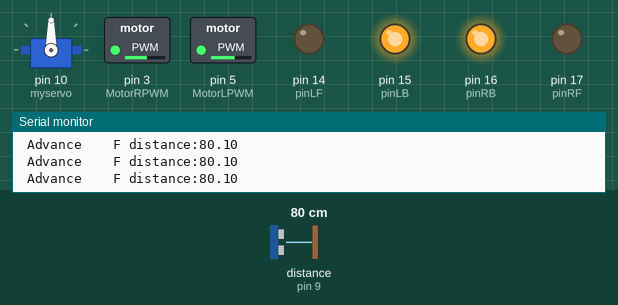
The sketch below on a simulated Arduino Uno, built with avr-gcc and run on an emulated ATmega328P. Shown: servo, switched loads named in the sketch (green lamp = pin HIGH), output pins drawn as LEDs (lit = HIGH), the last lines printed to the serial monitor. Wiring (inferred from the names in the program): ultrasonic range finder: trigger pin 8; echo pin 9. Dashed ring = blinking. The test bench sets the inputs (shaded band); at power-on: distance to the obstacle (sensor on pin 9) 80 cm. The echo pulse lasts 58.3 µs per cm; pins used as bus, display or sensor lines are not drawn.

Above: at 1.2 s.
1.3 s: distance to the obstacle (sensor on pin 9) set to 28 cm
2.8 s: distance to the obstacle (sensor on pin 9) set to 22 cm
At 4.5 s:
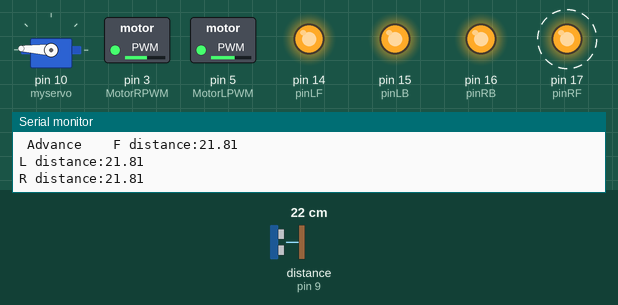
5.8 s: distance to the obstacle (sensor on pin 9) set to 35 cm
At 6.54 s:
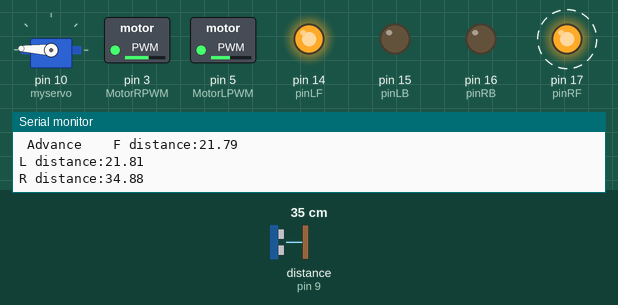
8.3 s: distance to the obstacle (sensor on pin 9) set to 2 cm
At 9.7 s:
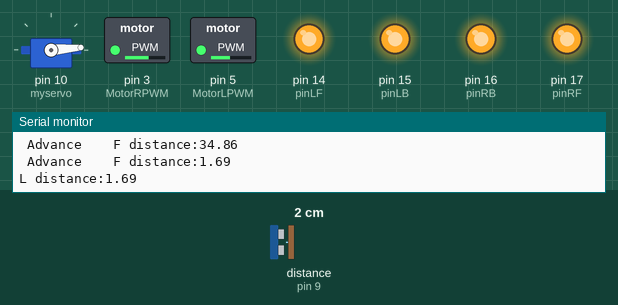
11.3 s: distance to the obstacle (sensor on pin 9) set to 120 cm
At 12.3 s:
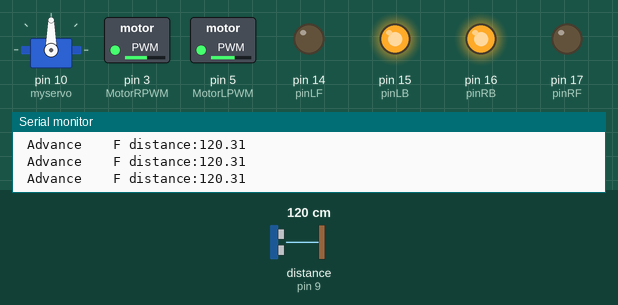
12.8 s: distance to the obstacle (sensor on pin 9) set to 4 cm
At 16.6 s:
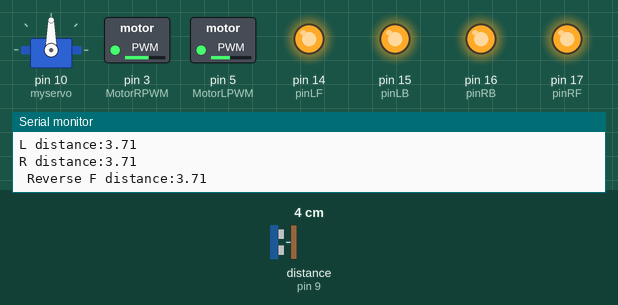
Timing chart, 0 to 16.8 s (numbered marks = the images above; inputs shaded):
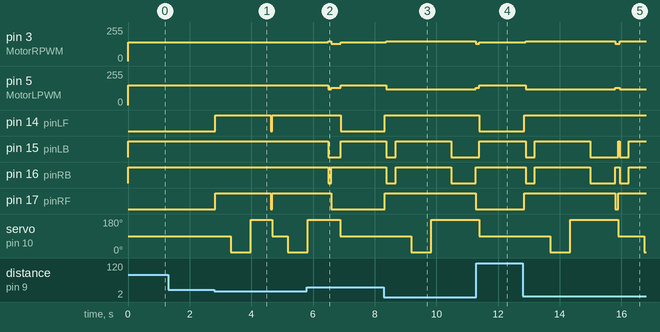

The sketch:

ChaoShengBoBZ.ino
```cpp
//基于慧净电子ARDUINO智能小车、小白龟机器人、蓝牙智能车、HL-1智能小车
//配套视频教程下载网站：http://www.hjmcu.com
//http://www.hlmcu.com
//交流论坛：http://hjdz.haotui.com
//交流QQ群：264506746
//超声波智能避障车程序（ARDUINO）
//    L = 左
//    R = 右
//    F = 前
//    B = 後

#include <Servo.h>
int pinLB=15;     // 定義15腳位 左後
int pinLF=14;     // 定義14腳位 左前

int pinRB=16;    // 定義16腳位 右前
int pinRF=17;    // 定義17腳位 右後

int MotorRPWM=3;
int MotorLPWM=5;

int inputPin = 9;  // 定義超音波信號接收腳位
int outputPin =8;  // 定義超音波信號發射腳位

int Fspeedd = 0;      // 前速
int Rspeedd = 0;      // 右速
int Lspeedd = 0;      // 左速
int directionn = 0;   // 前=8 後=2 左=4 右=6
Servo myservo;        // 設 myservo
int delay_time = 500; // 伺服馬達轉向後的穩定時間

int Fgo = 8;         // 前進
int Rgo = 6;         // 右轉
int Lgo = 4;         // 左轉
int Bgo = 2;         // 倒車

void setup()
 {
  Serial.begin(9600);     // 定義馬達輸出腳位
  pinMode(pinLB,OUTPUT); // 腳位 8 (PWM)
  pinMode(pinLF,OUTPUT); // 腳位 9 (PWM)
  pinMode(pinRB,OUTPUT); // 腳位 10 (PWM)
  pinMode(pinRF,OUTPUT); // 腳位 11 (PWM)

  pinMode(MotorLPWM,  OUTPUT);  // 腳位 3 (PWM)
  pinMode(MotorRPWM,  OUTPUT);  // 腳位 5 (PWM)

  pinMode(inputPin, INPUT);    // 定義超音波輸入腳位
  pinMode(outputPin, OUTPUT);  // 定義超音波輸出腳位

  myservo.attach(10);    // 定義伺服馬達輸出第10腳位(PWM)
 }
void advance(int a)     // 前進
    {
     digitalWrite(pinRB,HIGH);  // 使馬達（右後）動作
     digitalWrite(pinRF,LOW);
     analogWrite(MotorRPWM,140);//左右马达速度不同时可修改参数
     digitalWrite(pinLB,HIGH);  // 使馬達（左後）動作
     digitalWrite(pinLF,LOW);
     analogWrite(MotorLPWM,150);//左右马达速度不同时可修改参数
     delay(a * 50);
    }

void right(int b)        //右轉(單輪)
    {
     digitalWrite(pinRB,LOW);   //使馬達（右後）動作
     digitalWrite(pinRF,HIGH);
     analogWrite(MotorRPWM,200);
     digitalWrite(pinLB,HIGH);
     digitalWrite(pinLF,HIGH);
     delay(b * 100);
    }
void left(int c)         //左轉(單輪)
    {
     digitalWrite(pinRB,HIGH);
     digitalWrite(pinRF,HIGH);
     digitalWrite(pinLB,LOW);   //使馬達（左後）動作
     digitalWrite(pinLF,HIGH);
     analogWrite(MotorLPWM,200);
     delay(c * 100);
    }

void turnR(int d)        //右轉(雙輪)
    {
     digitalWrite(pinRB,LOW);  //使馬達（右後）動作
     digitalWrite(pinRF,HIGH);
     analogWrite(MotorRPWM,130);
     digitalWrite(pinLB,HIGH);
     digitalWrite(pinLF,LOW);  //使馬達（左前）動作
     analogWrite(MotorLPWM,130);
     delay(d * 50);
    }

void turnL(int e)        //左轉(雙輪)
    {
     digitalWrite(pinRB,HIGH);
     digitalWrite(pinRF,LOW);   //使馬達（右前）動作
     analogWrite(MotorRPWM,130);
     digitalWrite(pinLB,LOW);   //使馬達（左後）動作
     digitalWrite(pinLF,HIGH);
     analogWrite(MotorLPWM,130);
     delay(e * 50);
    }
void stopp(int f)         //停止
    {
     digitalWrite(pinRB,HIGH);
     digitalWrite(pinRF,HIGH);
     digitalWrite(pinLB,HIGH);
     digitalWrite(pinLF,HIGH);
     delay(f * 50);
    }

void back(int g)          //後退
    {

     digitalWrite(pinRB,LOW);  //使馬達（右後）動作
     digitalWrite(pinRF,HIGH);
     analogWrite(MotorRPWM,150);
     digitalWrite(pinLB,LOW);  //使馬達（左後）動作
     digitalWrite(pinLF,HIGH);
     analogWrite(MotorLPWM,120);
     delay(g * 100);
    }

void detection()        //測量3個角度(0.90.179)
    {
      int delay_time = 150;   // 伺服馬達轉向後的穩定時間
      ask_pin_F();            // 讀取前方距離

     if(Fspeedd < 10)         // 假如前方距離小於10公分
      {
      stopp(1);               // 清除輸出資料
      back(3);                // 後退 0.3秒
      }

      if(Fspeedd < 25)         // 假如前方距離小於25公分
      {
        stopp(10);               // 清除輸出資料
        ask_pin_L();            // 讀取左方距離
        delay(delay_time);      // 等待伺服馬達穩定
        ask_pin_R();            // 讀取右方距離
        delay(delay_time);      // 等待伺服馬達穩定


        if(Lspeedd < Fspeedd)   //假如 左邊距離小於前邊距離
        {
         directionn = Fgo;      //向前走
        }

       if(Rspeedd < Fspeedd)   //假如 右邊距離小於前邊距離
        {
         directionn =  Fgo;      //向前走
        }

      if(Lspeedd > Rspeedd)   //假如 左邊距離大於右邊距離
        {
         directionn = Rgo;      //向左走
        }

        if(Lspeedd < Rspeedd)   //假如 左邊距離小於右邊距離
        {
         directionn = Lgo;      //向右走
        }

        if (Lspeedd < 15 && Fspeedd < 15)   //假如 左邊距離和前方距離皆小於15公分
        {

         directionn = Lgo;      //向右走
        }

        if (Rspeedd < 15 && Fspeedd < 15)   //假如 右邊距離和前方距離和皆小於15公分
        {

         directionn = Rgo;      //向左走
        }

        if (Lspeedd < 15 && Rspeedd < 15)   //假如 左邊距離和右邊距離皆小於15公分
        {

         directionn = Bgo;      //向後走
        }
      }

      else                      //假如前方不小於(大於)25公分
      {
        directionn = Fgo;        //向前走
      }

    }
void ask_pin_F()   // 量出前方距離
    {
      myservo.write(90);
      digitalWrite(outputPin, LOW);   // 讓超聲波發射低電壓2μs
      delayMicroseconds(2);
      digitalWrite(outputPin, HIGH);  // 讓超聲波發射高電壓10μs，這裡至少是10μs
      delayMicroseconds(10);
      digitalWrite(outputPin, LOW);    // 維持超聲波發射低電壓
      float Fdistance = pulseIn(inputPin, HIGH);  // 讀差相差時間
      Fdistance= Fdistance/5.8/10;       // 將時間轉為距離距离（單位：公分）
      Serial.print("F distance:");      //輸出距離（單位：公分）
      Serial.println(Fdistance);         //顯示距離
      Fspeedd = Fdistance;              // 將距離 讀入Fspeedd(前速)
    }
 void ask_pin_L()   // 量出左邊距離
    {
      myservo.write(5);
      delay(delay_time);
      digitalWrite(outputPin, LOW);   // 讓超聲波發射低電壓2μs
      delayMicroseconds(2);
      digitalWrite(outputPin, HIGH);  // 讓超聲波發射高電壓10μs，這裡至少是10μs
      delayMicroseconds(10);
      digitalWrite(outputPin, LOW);    // 維持超聲波發射低電壓
      float Ldistance = pulseIn(inputPin, HIGH);  // 讀差相差時間
      Ldistance= Ldistance/5.8/10;       // 將時間轉為距離距离（單位：公分）
      Serial.print("L distance:");       //輸出距離（單位：公分）
      Serial.println(Ldistance);         //顯示距離
      Lspeedd = Ldistance;              // 將距離 讀入Lspeedd(左速)
    }
void ask_pin_R()   // 量出右邊距離
    {
      myservo.write(177);
      delay(delay_time);
      digitalWrite(outputPin, LOW);   // 讓超聲波發射低電壓2μs
      delayMicroseconds(2);
      digitalWrite(outputPin, HIGH);  // 讓超聲波發射高電壓10μs，這裡至少是10μs
      delayMicroseconds(10);
      digitalWrite(outputPin, LOW);    // 維持超聲波發射低電壓
      float Rdistance = pulseIn(inputPin, HIGH);  // 讀差相差時間
      Rdistance= Rdistance/5.8/10;       // 將時間轉為距離距离（單位：公分）
      Serial.print("R distance:");       //輸出距離（單位：公分）
      Serial.println(Rdistance);         //顯示距離
      Rspeedd = Rdistance;              // 將距離 讀入Rspeedd(右速)
    }

void loop()
 {
    myservo.write(90);  //讓伺服馬達回歸 預備位置 準備下一次的測量
    detection();        //測量角度 並且判斷要往哪一方向移動

   if(directionn == 2)  //假如directionn(方向) = 2(倒車)
   {
     back(8);                    //  倒退(車)
     turnL(2);      //些微向左方移動(防止卡在死巷裡)

     Serial.print(" Reverse ");   //顯示方向(倒退)
   }
   if(directionn == 6)           //假如directionn(方向) = 6(右轉)
   {
     back(1);
     turnR(6);                   // 右轉
     Serial.print(" Right ");    //顯示方向(左轉)
   }
   if(directionn == 4)          //假如directionn(方向) = 4(左轉)
   {
     back(1);
     turnL(6);                  // 左轉
     Serial.print(" Left ");     //顯示方向(右轉)
   }
   if(directionn == 8)          //假如directionn(方向) = 8(前進)
   {
    advance(1);                 // 正常前進
    Serial.print(" Advance ");   //顯示方向(前進)
    Serial.print("   ");
   }
 }
```

Measured:
- the behaviour switches between 26 and 25 cm on distance to the obstacle (sensor on pin 9) (found by bisection; images 0 and 1)
- after the input at 2.8 s, pin 14 (pinLF), pin 17 (pinRF): LOW → HIGH at once, → LOW 1.8 s later, → HIGH 0.05 s later; servo on pin 10 (myservo): 90° → 5° after 0.53 s, → 177° 0.65 s later, → 90° 0.70 s later, → 5° 0.50 s later
- after the input at 5.8 s, pin 3 (MotorRPWM): 140/255 → 150/255 after 0.69 s, → 130/255 0.10 s later, → 140/255 0.30 s later; pin 5 (MotorLPWM): 150/255 → 120/255 after 0.69 s, → 130/255 0.10 s later, → 150/255 0.30 s later; pin 15 (pinLB): HIGH → LOW after 0.69 s, → HIGH 0.40 s later; pin 16 (pinRB): HIGH → LOW after 0.69 s, → HIGH 0.10 s later
- after the input at 8.3 s, pin 3 (MotorRPWM): 140/255 → 150/255 after 0.08 s, → 130/255 2.9 s later; pin 5 (MotorLPWM): 150/255 → 120/255 after 0.08 s, → 130/255 2.9 s later
- after the input at 11.3 s, pin 3 (MotorRPWM): 130/255 → 140/255 after 0.09 s; pin 5 (MotorLPWM): 130/255 → 150/255 after 0.09 s; pin 14 (pinLF): HIGH → LOW after 0.09 s; pin 15 (pinLB): goes on until 11.4 s, then stays HIGH; pin 16 (pinRB): stays HIGH (without the input it goes to LOW after 0.14 s)
- after the input at 12.8 s, pin 3 (MotorRPWM): 140/255 → 150/255 after 0.09 s, → 130/255 2.9 s later, → 150/255 0.15 s later; pin 5 (MotorLPWM): 150/255 → 120/255 after 0.09 s, → 130/255 2.9 s later, → 120/255 0.15 s later
